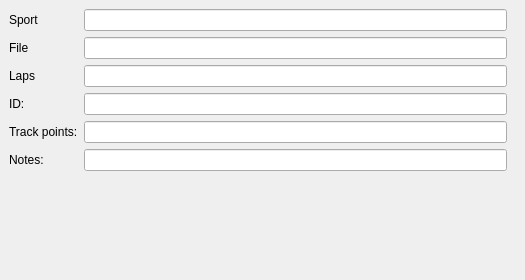
<?xml version="1.0" encoding="UTF-8"?>
<ui version="4.0">
 <class>DockWidget</class>
 <widget class="QDockWidget" name="DockWidget">
  <property name="geometry">
   <rect>
    <x>0</x>
    <y>0</y>
    <width>525</width>
    <height>280</height>
   </rect>
  </property>
  <property name="allowedAreas">
   <set>Qt::LeftDockWidgetArea|Qt::RightDockWidgetArea</set>
  </property>
  <property name="windowTitle">
   <string>File info</string>
  </property>
  <widget class="QWidget" name="dockWidgetContents">
   <layout class="QVBoxLayout" name="verticalLayout">
    <item>
     <widget class="QScrollArea" name="scrollArea">
      <property name="frameShape">
       <enum>QFrame::NoFrame</enum>
      </property>
      <property name="frameShadow">
       <enum>QFrame::Plain</enum>
      </property>
      <property name="lineWidth">
       <number>0</number>
      </property>
      <property name="widgetResizable">
       <bool>true</bool>
      </property>
      <property name="alignment">
       <set>Qt::AlignLeading|Qt::AlignLeft|Qt::AlignVCenter</set>
      </property>
      <widget class="QWidget" name="scrollAreaWidgetContents">
       <property name="geometry">
        <rect>
         <x>0</x>
         <y>0</y>
         <width>507</width>
         <height>238</height>
        </rect>
       </property>
       <layout class="QFormLayout" name="formLayout">
        <property name="leftMargin">
         <number>0</number>
        </property>
        <property name="topMargin">
         <number>0</number>
        </property>
        <property name="rightMargin">
         <number>9</number>
        </property>
        <property name="bottomMargin">
         <number>0</number>
        </property>
        <item row="0" column="0">
         <widget class="QLabel" name="labelSport">
          <property name="text">
           <string>Sport</string>
          </property>
          <property name="buddy">
           <cstring>inputSport</cstring>
          </property>
         </widget>
        </item>
        <item row="0" column="1">
         <widget class="QLineEdit" name="inputSport">
          <property name="toolTip">
           <string>Sport</string>
          </property>
          <property name="readOnly">
           <bool>true</bool>
          </property>
         </widget>
        </item>
        <item row="1" column="0">
         <widget class="QLabel" name="lableFile">
          <property name="text">
           <string>File</string>
          </property>
          <property name="buddy">
           <cstring>inputFilePath</cstring>
          </property>
         </widget>
        </item>
        <item row="1" column="1">
         <widget class="QLineEdit" name="inputFilePath">
          <property name="readOnly">
           <bool>true</bool>
          </property>
         </widget>
        </item>
        <item row="2" column="0">
         <widget class="QLabel" name="labelLapsNo">
          <property name="text">
           <string>Laps</string>
          </property>
          <property name="buddy">
           <cstring>inputLaps</cstring>
          </property>
         </widget>
        </item>
        <item row="2" column="1">
         <widget class="QLineEdit" name="inputLaps">
          <property name="toolTip">
           <string>Number of laps</string>
          </property>
          <property name="readOnly">
           <bool>true</bool>
          </property>
         </widget>
        </item>
        <item row="3" column="0">
         <widget class="QLabel" name="labelID">
          <property name="text">
           <string>ID:</string>
          </property>
          <property name="buddy">
           <cstring>inputId</cstring>
          </property>
         </widget>
        </item>
        <item row="3" column="1">
         <widget class="QLineEdit" name="inputId">
          <property name="readOnly">
           <bool>true</bool>
          </property>
         </widget>
        </item>
        <item row="4" column="0">
         <widget class="QLabel" name="labelTrackPointsNo">
          <property name="text">
           <string>Track points:</string>
          </property>
          <property name="buddy">
           <cstring>inputTrackPoints</cstring>
          </property>
         </widget>
        </item>
        <item row="4" column="1">
         <widget class="QLineEdit" name="inputTrackPoints">
          <property name="toolTip">
           <string>Number of track points</string>
          </property>
          <property name="readOnly">
           <bool>true</bool>
          </property>
         </widget>
        </item>
        <item row="5" column="0">
         <widget class="QLabel" name="labelNotes">
          <property name="text">
           <string>Notes:</string>
          </property>
         </widget>
        </item>
        <item row="5" column="1">
         <widget class="QLineEdit" name="inputNotes">
          <property name="readOnly">
           <bool>true</bool>
          </property>
         </widget>
        </item>
        <item row="6" column="1">
         <spacer name="verticalSpacer">
          <property name="orientation">
           <enum>Qt::Vertical</enum>
          </property>
          <property name="sizeHint" stdset="0">
           <size>
            <width>20</width>
            <height>40</height>
           </size>
          </property>
         </spacer>
        </item>
       </layout>
      </widget>
     </widget>
    </item>
   </layout>
  </widget>
 </widget>
 <resources/>
 <connections/>
</ui>
